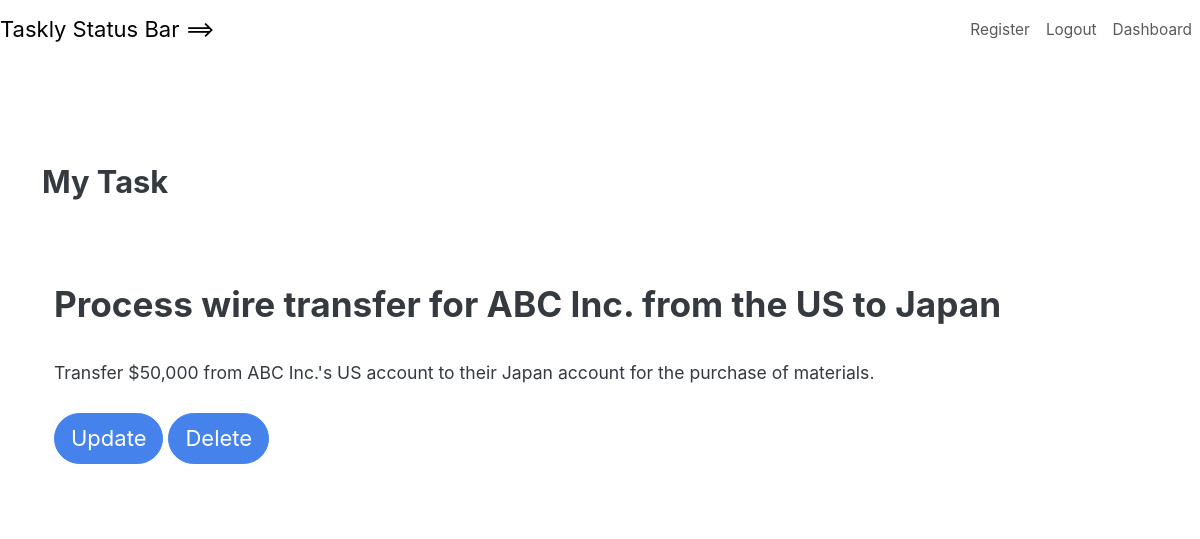
Screenshot of /view_task/16/ (signed in) with the database file from the repository.
### taskly/models.py (models this page shows, shortened)
class Task(models.Model):
    title = models.CharField(max_length=100, null=True)
    content = models.CharField(max_length=1000, null=True, blank=True)
    date_posted = models.DateTimeField(auto_now_add=True, null=True)
    due_date = models.DateTimeField(null=True)
    user = models.ForeignKey(User, on_delete=models.CASCADE, null=True)

### taskly/views.py (the view)
# urls.py: path('view_task/<str:pk>/', views.view_task, name='view_task'),
@login_required(login_url='my_login')
def view_task(request, pk):
    task = get_object_or_404(Task, pk=pk)
    context = {'task': task}
    return render(request, 'viewTask.html', context=context)

### taskly/templates/viewTask.html
{% extends "base.html" %}
{% load static %}
{% load crispy_forms_tags %}
{% block content %}
        <br><br><h3 style="align-content: center">My Task</h3><br>
        <div class="backdrop">
         <div class="container  bg-white shadow-md py-5 form-layout">
             <h2>{{ task.title }}</h2><br>
             {{ task.content }}<br><br>
             <a href="{% url 'taskly:update_task' task.id %}" class="btn btn-primary btn-lg">Update</a>
             <a href="{% url 'taskly:delete_task' task.id %}" class="btn btn-primary btn-lg">Delete</a>
         </div>
         <br><br>
        </div>
             <br><br>
{% endblock content %}

### rows the page displays
Task: title "Process wire transfer for ABC Inc. from the US to Japan", content "Transfer $50,000 from ABC Inc.'s US account to their Japan account for the purchase of materials."
